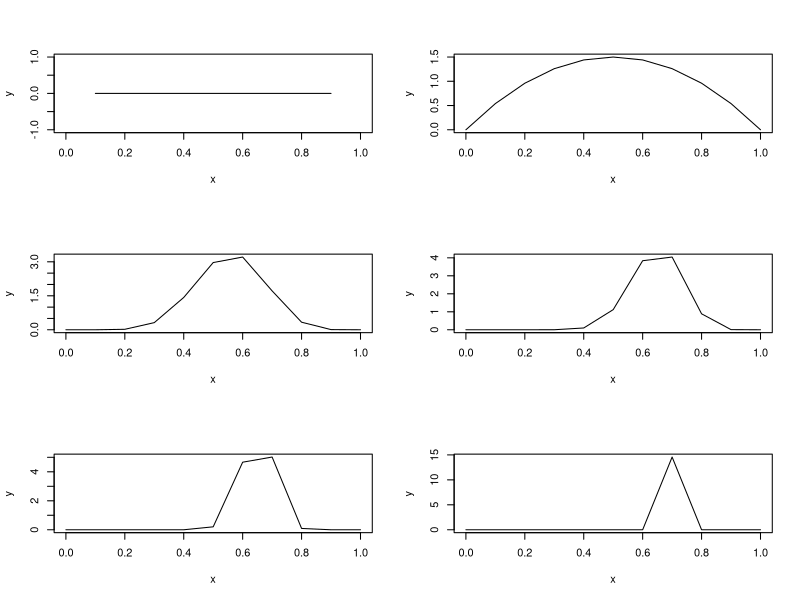

Write the R code that produced this figure.
#source: https://www.analyticsvidhya.com/blog/2016/06/bayesian-statistics-beginners-simple-english/

install.packages(stats)
library(stats)
par(mfrow=c(3,2))
x=seq(0,1,by=0.1)
alpha=c(0,2,10,20,50,500)
beta=c(0,2,8,11,27,232)
for(i in 1:length(alpha)){
  y<-dbeta(x,shape1=alpha[i],shape2=beta[i])
  plot(x,y,type="l")
}
